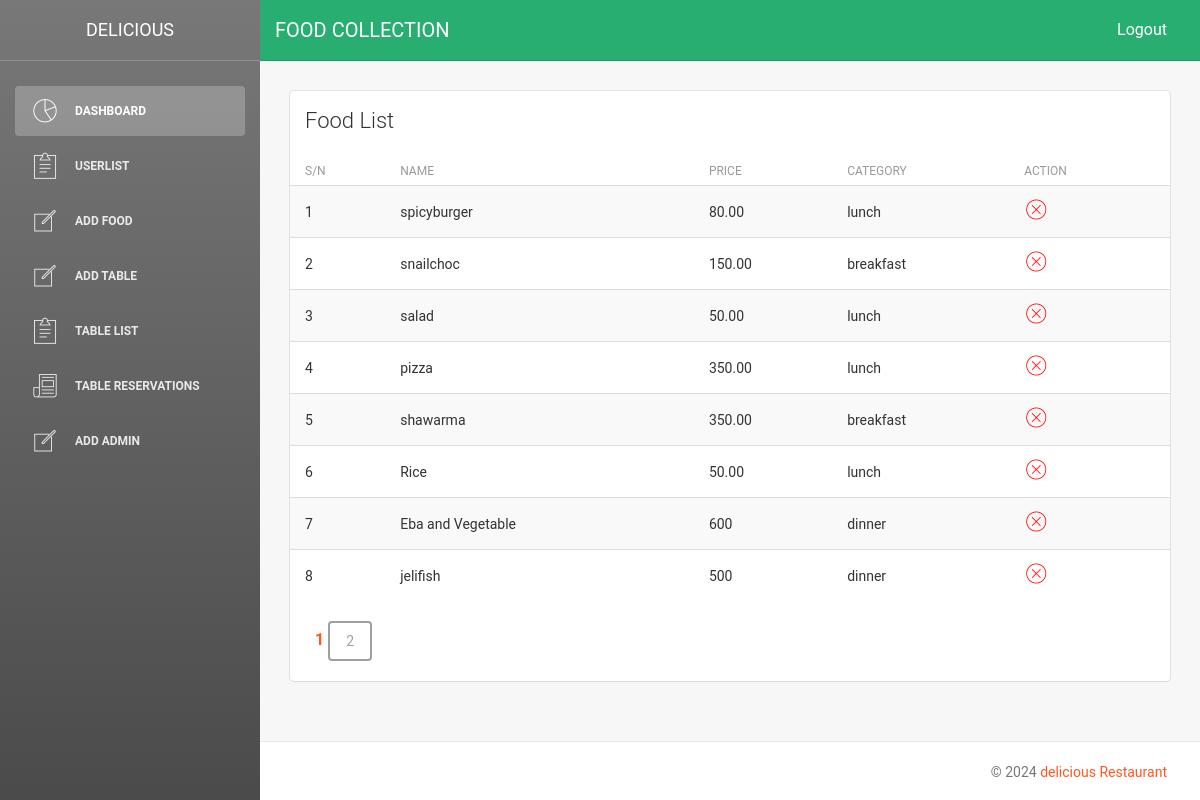
The app's page /admin/admin.php (signed in) with its own data.
### tables this page shows
CREATE TABLE `food` (
  `id` int(11) NOT NULL,
  `food_name` varchar(255) NOT NULL,
  `food_category` varchar(255) NOT NULL,
  `food_price` varchar(255) NOT NULL,
  `food_description` text NOT NULL
);

### admin/admin.php (the view, shortened to what this page needs)
<?php
require "connection.php";
$result = "";
$per_page = 8;
$count_result = $conn->query("SELECT COUNT(*) AS total FROM food");
$count_row = $count_result->fetch_assoc();
$total_items = $count_row['total'];
$pages = ceil($total_items / $per_page);
$page = isset($_GET['page']) ? (int)$_GET['page'] : 1;
$page = max(1, min($page, $pages));
$start = ($page - 1) * $per_page;
    $cat = $conn->query("SELECT * FROM food LIMIT $start, $per_page");
    if($cat->num_rows) {
        $result = "<table class='table table-hover table-striped'>
                    <thead>
                        <th>S/N</th>
                        <th>name</th>
                        <th>price</th>
                        <th>Category</th>
                        <th>Action</th>
                    </thead>
                    <tbody>";
        $x = 1;
        while($row = $cat->fetch_assoc()) {
            $id = $row['id'];
            $foodName = $row['food_name'];
            $foodCat = $row['food_category'];
            $foodPrice = $row['food_price'];
            $result .=  "<tr>
                            <td>$x</td>
                            <td>$foodName</td>
                            <td>$foodPrice</td>
                            <td>$foodCat</td>
                            <td><a href='admin.php?delete=".$id."' onclick='return check();'><i class='pe-7s-close-circle'></i></a></td>
                        </tr>";
            $x++;
        }
        $result .= "</tbody>
                    </table>";
    }else{
        $result = "<p style='color:red; padding: 10px; background: #ffeeee;'>No records available in the database yet</p>";
    }
?>
<!doctype html>
<html lang="en">
<head>
    <link href="assets/css/bootstrap.min.css" rel="stylesheet" />
    <link href="assets/css/animate.min.css" rel="stylesheet"/>
    <link href="assets/css/light-bootstrap-dashboard.css" rel="stylesheet"/>
    <link href="assets/css/demo.css" rel="stylesheet" />
    <link href="assets/css/pe-icon-7-stroke.css" rel="stylesheet" />
    <link href="assets/css/style.css" rel="stylesheet" />
</head>
<body>
<div class="wrapper">
    <div class="sidebar" data-color="black" >
    	<?php require "includes/side_wrapper.php"; ?>
    <div class="main-panel">
        <nav class="navbar navbar-default navbar-fixed" style="background: #27ae70;">
            <div class="container-fluid">
                <div class="navbar-header">
                    <a class="navbar-brand" href="#" style="color: #fff;">FOOD COLLECTION</a>
                </div>
                <div class="collapse navbar-collapse">
                    <ul class="nav navbar-nav navbar-right">
                        <li>
                            <a href="logout.php" style="color: #fff;">
                                Logout
                            </a>
                        </li>
                    </ul>
                </div>
            </div>
        </nav>
        <div class="content">
            <div class="container-fluid">
                <div class="row">
                    <div class="col-md-12">
                        <div class="card">
                            <div class="header">
                                <h4 class="title">Food List</h4>
                            </div>
                            <div class="content table-responsive table-full-width">
                             <?php echo $result; ?>
                                <p style="padding: 0px 20px;">
                                    <?php if ($pages > 1) {
                                        for ($i = 1; $i <= $pages; $i++) {
                                            echo ($i == $page)
                                                ? "<a href='admin.php?page=$i' style='margin-left:5px; font-weight: bold; text-decoration: none; color: #FF5722;'>$i</a>  "
                                                : "<a href='admin.php?page=$i' class='btn'>$i</a> ";
                                        }
                                    } ?>
                                    </p>
                            </div>
                        </div>
                    </div>
                </div>
            </div>
        </div>
        <footer class="footer">
            <div class="container-fluid">
                <p class="copyright pull-right">
                    &copy; 2024 <a href="#" style="color: #FF5722;">delicious Restaurant</a>
                </p>
            </div>
        </footer>
    </div>
</div>
</body>
</html>

### admin/assets/css/style.css (style rules this page uses)
.pe-7s-close-circle { color: red; font-size: 24px; }

### records on screen
food: food_name "spicyburger", food_price "80.00", food_category "lunch"
food: food_name "snailchoc", food_price "150.00", food_category "breakfast"
food: food_name "salad", food_price "50.00", food_category "lunch"
food: food_name "pizza", food_price "350.00", food_category "lunch"
food: food_name "shawarma", food_price "350.00", food_category "breakfast"
food: food_name "Rice", food_price "50.00", food_category "lunch"
food: food_name "Eba and Vegetable", food_price "600", food_category "dinner"
food: food_name "jelifish", food_price "500", food_category "dinner"
